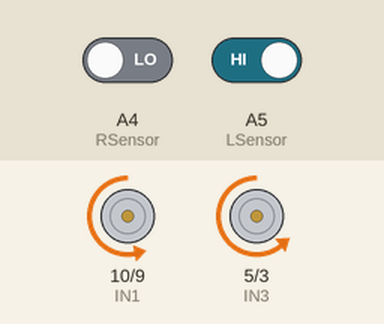
Simulated run of this sketch. Board: Arduino Uno, built with avr-gcc and run on an emulated ATmega328P. Parts: motor-driver pin pairs drawn as motors (green arrow = first pin HIGH = forward, orange = second pin HIGH = backward, longer = more drive, scaled by the enable pin). The inputs (shaded band) are chosen by the test bench; at power-on: A4 (RSensor) LOW, A5 (LSensor) HIGH.

Above: at 1.2 s.
1.3 s: A4 (RSensor) driven HIGH
At 2.3 s:
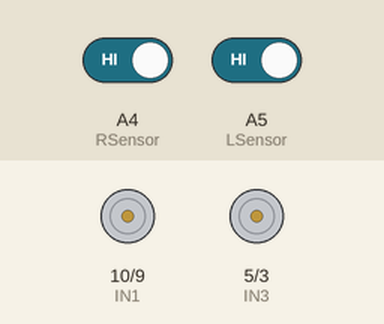
2.8 s: A5 (LSensor) driven LOW
At 3.5 s:
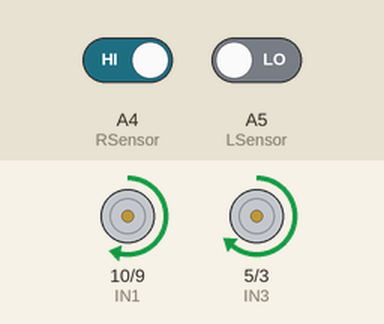
4.3 s: A4 (RSensor) driven LOW
At 4.6 s:
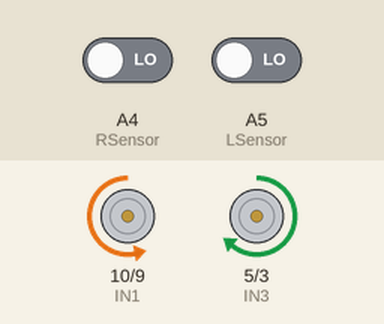
5.8 s: A5 (LSensor) driven HIGH
At 6.9 s:
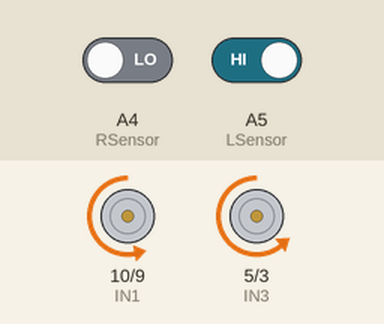
Timing chart, 0 to 8.3 s (numbered marks = the images above; inputs shaded):
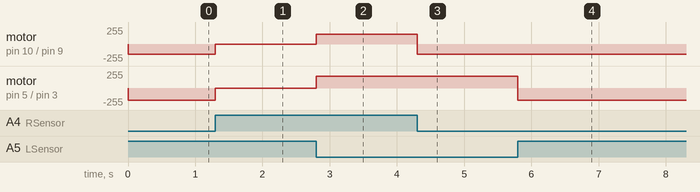

Measured:
- after the input at 1.3 s, motor on pin 10 (IN1) / pin 9 (IN2): backward 150/255 → stopped at once; motor on pin 5 (IN3) / pin 3 (IN4): backward 180/255 → stopped at once
- after the input at 2.8 s, motor on pin 10 (IN1) / pin 9 (IN2): stopped → forward 150/255 at once; motor on pin 5 (IN3) / pin 3 (IN4): stopped → forward 180/255 at once
- after the input at 4.3 s, motor on pin 10 (IN1) / pin 9 (IN2): forward 150/255 → backward 150/255 at once
- after the input at 5.8 s, motor on pin 5 (IN3) / pin 3 (IN4): forward 180/255 → backward 180/255 at once

The sketch:

code.ino
```cpp
int ENA = 11; //Δεξιοί κινητήρες
int IN1 = 10;
int IN2 = 9;

int ENB = 6; //Αριστεροί κινητήρες
int IN3 = 5;
int IN4 = 3;

int RSensor = A4;  //mple    IR Sensors
int LSensor = A5;  //prasino

//Ταχύτητα Κινητήρων
#define ENASpeed 150
#define ENBSpeed 180

//Αρχικοποίηση μεταβλητών
int l_sens = 0;
int r_sens = 0;


void setup() {
//Αρχικοποίηση εισόδων και εξόδων

  pinMode(ENA, OUTPUT);
  pinMode(IN1, OUTPUT);
  pinMode(IN2, OUTPUT);

  pinMode(ENB, OUTPUT);
  pinMode(IN3, OUTPUT);
  pinMode(IN4, OUTPUT);

  pinMode(RSensor, INPUT);
  pinMode(LSensor, INPUT);


}

void loop(){

  //Ξεκινάει το όχημα στην ταχύτητα που θέσαμε
  analogWrite(ENA, ENASpeed);
  analogWrite(ENB, ENBSpeed);

  //Ανάνωση αισθητήρων
  r_sens = digitalRead(RSensor);
  l_sens = digitalRead(LSensor);


  //Θέτουμε προυποθέσεις για κίνηση ΜΠΡΟΣΤΑ,ΔΕΞΙΑ,ΑΡΙΣΤΕΡΑ,ΣΤΑΜΑΤΑ

  if(r_sens == HIGH && l_sens == LOW){
    turn_left();
  }

  else if (r_sens == LOW && l_sens == HIGH){
    turn_right();
  }

  else if(r_sens == LOW && l_sens == LOW){
    move_f();
  }

  else if (r_sens == HIGH && l_sens == HIGH){
     stop_m();
  }
}

void stop_m(){    //ΣΤΑΜΑΤΑ
    digitalWrite(IN1, LOW);
    digitalWrite(IN2, LOW);

    digitalWrite(IN3, LOW);
    digitalWrite(IN4, LOW);
}

void move_f(){    //ΜΠΡΟΣΤΑ
    digitalWrite(IN1, LOW);
    digitalWrite(IN2, HIGH);

    digitalWrite(IN3, HIGH);
    digitalWrite(IN4, LOW);
}

void turn_right() {    //Turn ΔΕΞΙΑ
    digitalWrite(IN1, LOW);
    digitalWrite(IN2, HIGH);

    digitalWrite(IN3, LOW);
    digitalWrite(IN4, HIGH);
}

void turn_left(){    //ΑΡΙΣΤΕΡΑ
    digitalWrite(IN1, HIGH);
    digitalWrite(IN2, LOW);

    digitalWrite(IN3, HIGH);
    digitalWrite(IN4, LOW);
}
```
